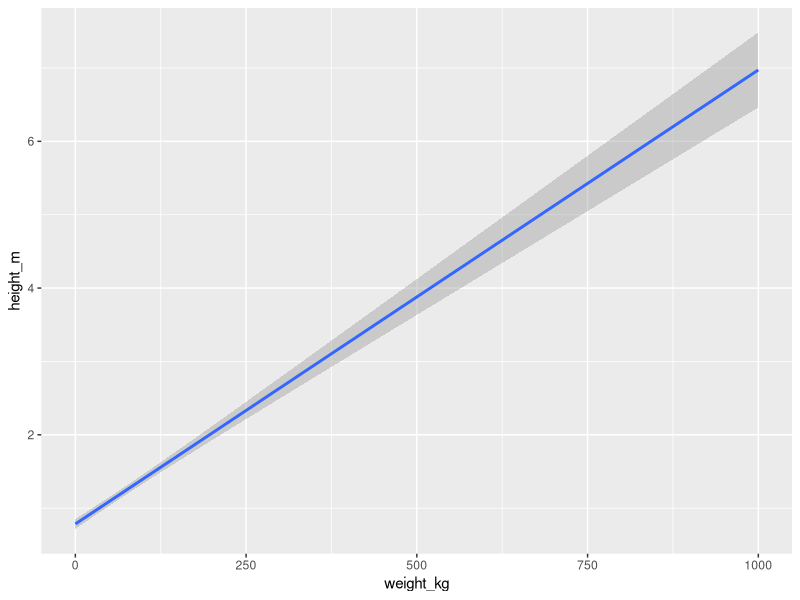
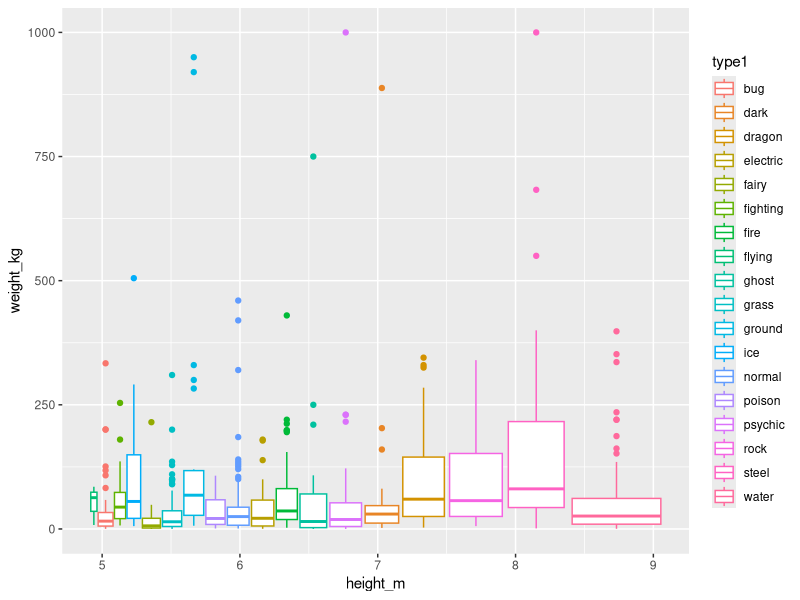
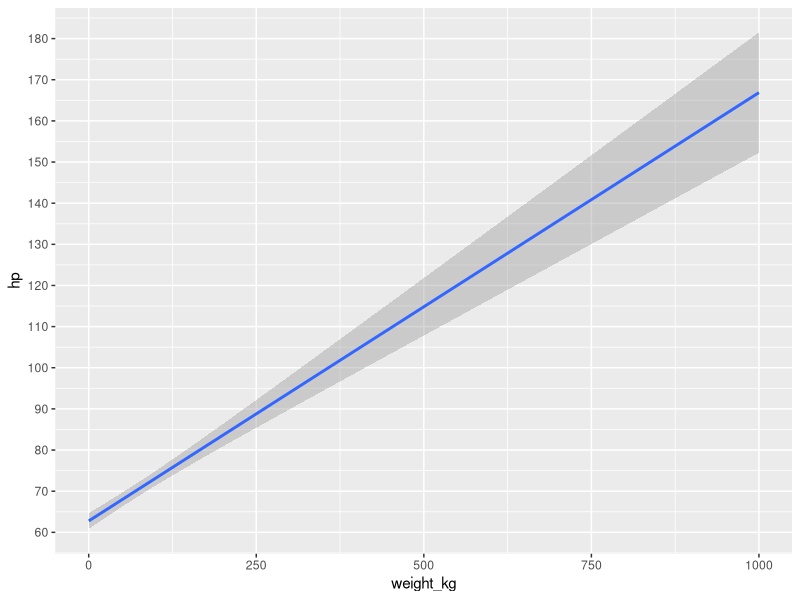

Write R code to recreate these figures, in order.
## ---- chunk 1

library(tidyverse)
library(readxl)
data <- read_excel("pokemon.xlsx")
view(data)

## ---- chunk 2
data%>% ggplot(aes(y = height_m, x = weight_kg))+
  geom_smooth(method = 'lm')
## ---- chunk 3
#till min kompis Alfons
ggplot(data = data) +
  geom_boxplot(mapping = aes(x = height_m, y = weight_kg, color = type1))
## ---- chunk 4
glimpse(data)
## ---- chunk 5
model1 <- lm(formula = hp ~ weight_kg, data = data)
model2 <- lm(hp~weight_kg + weight_kg^2, data)

summary.lm(model1)
summary.lm(model2)

ggplot(data, aes(y = hp, x = weight_kg))+
  geom_smooth(method = 'lm')+
  scale_y_continuous(breaks = seq(from= 0, to = 200, by = 10))
